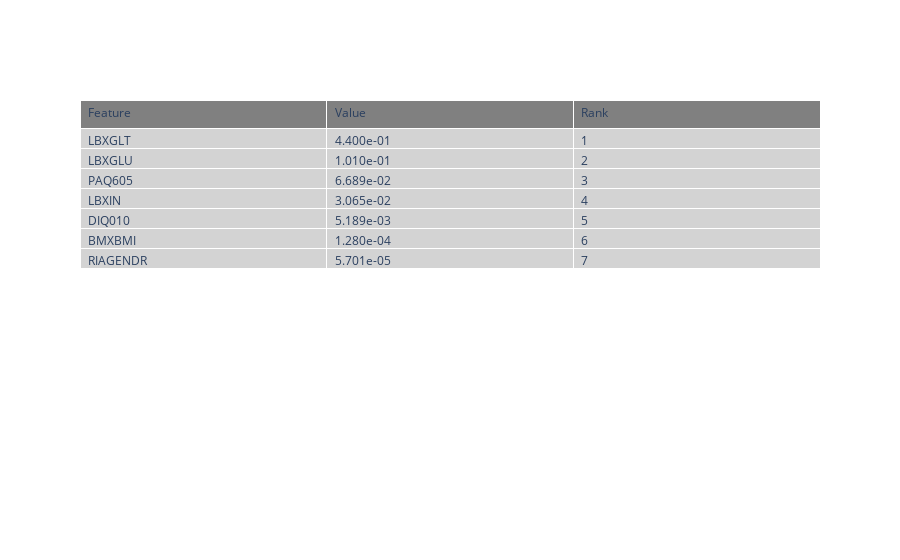
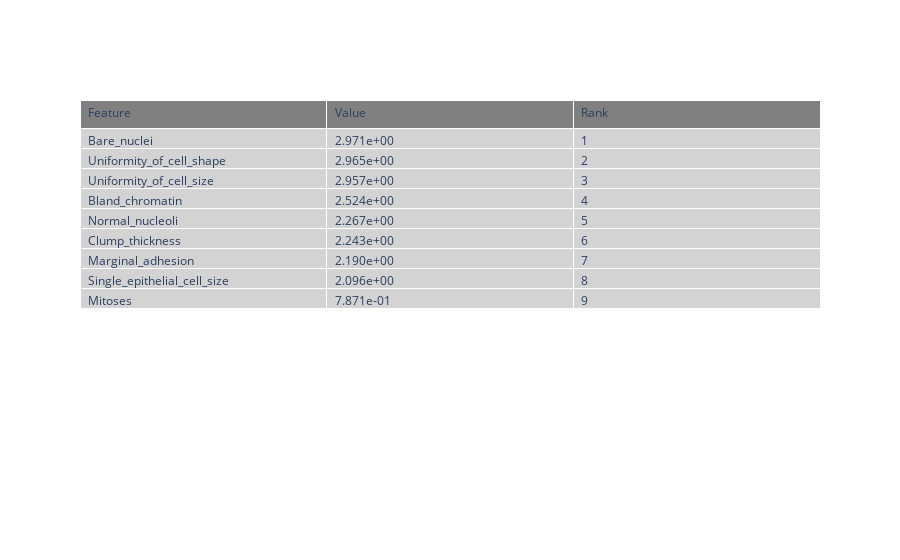

The code cell stored with these charts, in order, in its notebook:
### Markdown cell above
##### Features Ranked By Squared Difference

### Code cell
print("Dataset 1 Feature Ranking")
d1_feature_ranking = feature_ranking(dataset_1)
print(d1_feature_ranking)

print("Dataset 2 Feature Ranking")
d2_feature_ranking = feature_ranking(dataset_2)
print(d2_feature_ranking)


# display table

# Create a table for the feature ranking
import plotly.graph_objects as go
fig = create_table_graph(d1_feature_ranking)
fig.show()

fig = create_table_graph(d2_feature_ranking)
fig.show()

### Figure 1 — Plotly figure (JSON) as saved in the notebook; plotly's stock layout.template omitted (floating-point values rounded to 4 significant figures)
{"data": [{"cells": {"align": "left", "fill": {"color": "lightgray"}, "values": [["LBXGLT", "LBXGLU", "PAQ605", "LBXIN", "DIQ010", "BMXBMI", "RIAGENDR"], ["4.400e-01", "1.010e-01", "6.689e-02", "3.065e-02", "5.189e-03", "1.280e-04", "5.701e-05"], [1, 2, 3, 4, 5, 6, 7]]}, "header": {"align": "left", "fill": {"color": "gray"}, "values": ["Feature", "Value", "Rank"]}, "type": "table"}], "layout": {}}

### Figure 2 — Plotly figure (JSON) as saved in the notebook; plotly's stock layout.template omitted (floating-point values rounded to 4 significant figures)
{"data": [{"cells": {"align": "left", "fill": {"color": "lightgray"}, "values": [["Bare_nuclei", "Uniformity_of_cell_shape", "Uniformity_of_cell_size", "Bland_chromatin", "Normal_nucleoli", "Clump_thickness", "Marginal_adhesion", "Single_epithelial_cell_size", "Mitoses"], ["2.971e+00", "2.965e+00", "2.957e+00", "2.524e+00", "2.267e+00", "2.243e+00", "2.190e+00", "2.096e+00", "7.871e-01"], [1, 2, 3, 4, 5, 6, 7, 8, 9]]}, "header": {"align": "left", "fill": {"color": "gray"}, "values": ["Feature", "Value", "Rank"]}, "type": "table"}], "layout": {}}
